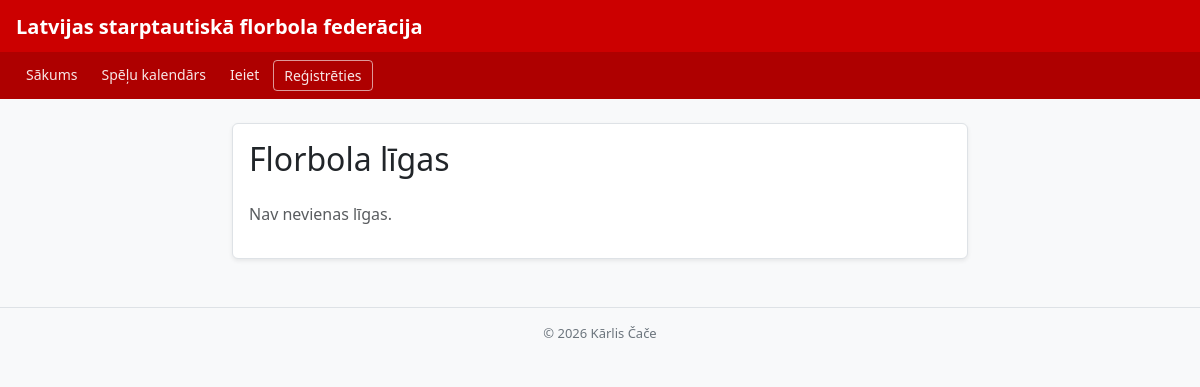
Before: / with the older database file.
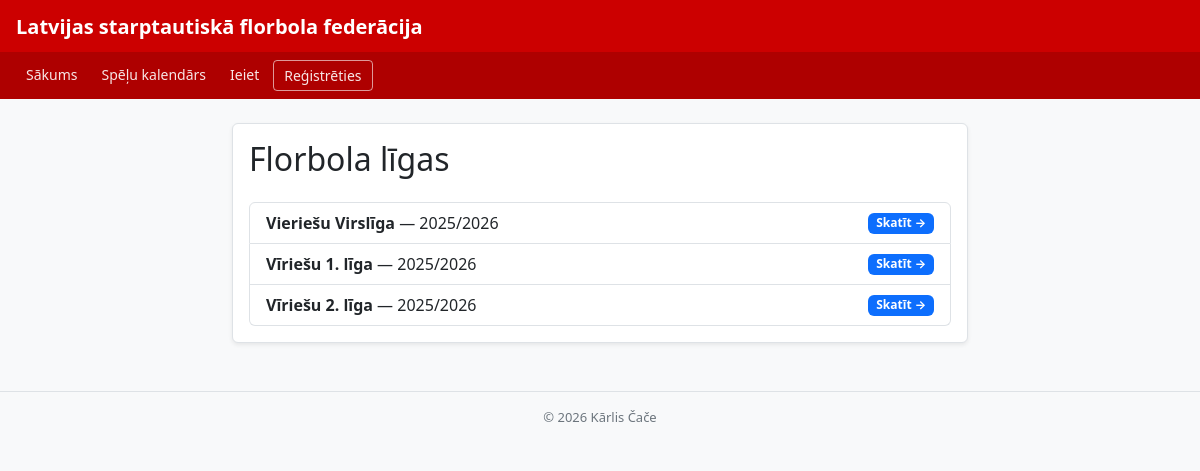
After: the same page with the newer database file.
### tables this page shows
CREATE TABLE ligas (
            id        INTEGER PRIMARY KEY AUTOINCREMENT,
            nosaukums TEXT NOT NULL,
            sezona    TEXT NOT NULL
        );

### app.py (the view)
@app.route("/")
def sakums():
  conn = get_db()
  ligas = conn.execute("SELECT * FROM ligas").fetchall()
  conn.close()
  return render_template("index.html", ligas=ligas)

### app.py (called while the page is built)
def get_db():
    conn = sqlite3.connect(fails, check_same_thread=False)
    conn.execute("PRAGMA foreign_keys = ON")
    conn.row_factory = sqlite3.Row
    return conn

### templates/index.html
{% extends "pamats.html" %}
{% block content %}
<div class="row justify-content-center mt-4">
    <div class="col-md-8">
        <div class="card shadow-sm">
            <div class="card-body">
                <h2 class="mb-4">Florbola līgas</h2>
                {% if ligas %}
                    <div class="list-group">
                        {% for liga in ligas %}
                            <a href="/tabula/{{ liga.id }}"
                               class="list-group-item list-group-item-action d-flex justify-content-between align-items-center">
                                <span><strong>{{ liga.nosaukums }}</strong> &mdash; {{ liga.sezona }}</span>
                                <span class="badge bg-primary">Skatīt &rarr;</span>
                            </a>
                        {% endfor %}
                    </div>
                {% else %}
                    <p class="text-muted">Nav nevienas līgas.</p>
                {% endif %}
            </div>
        </div>
    </div>
</div>
{% endblock %}

### templates/pamats.html (shortened to what this page needs)
<!DOCTYPE html>
<head>
    <link href="https://cdn.jsdelivr.net/npm/bootstrap@5.3.0/dist/css/bootstrap.min.css" rel="stylesheet">
    </head>
<body>
<div class="galvene">
    <div class="galvene-virsraksts">Latvijas starptautiskā florbola federācija</div>
    <div class="nav-josla">
        <a href="/">Sākums</a>
        <a href="/speles">Spēļu kalendārs</a>
        {% if session.get('lietotajs') %}
            {% if session.get('liga_id') %}
                <a href="/tabula/{{ session.get('liga_id') }}">Mana līga</a>
            {% endif %}
            {% if session.get('loma') == 'tiesnesis' %}
                <a href="/piev_speli">Pievienot spēli</a>
            {% endif %}
            <span class="nav-lietotajs">👤 {{ session['vards'] }}</span>
            <a href="/atslegties" class="nav-btn">Iziet</a>
        {% else %}
            <a href="/pieteikties">Ieiet</a>
            <a href="/registreties" class="nav-btn">Reģistrēties</a>
        {% endif %}
    </div>
</div>
<div class="container mt-4">
    {% block content %}{% endblock %}
</div>
<footer class="text-center mt-5 py-3 border-top">
    &copy; 2026 Kārlis Čače
</footer>
</body>
</html>

### templates/pamats.html (style rules this page uses)
body { background: #f8f9fa; }
.galvene { background: #cc0000; padding: 12px 0 0 0; }
.galvene-virsraksts { color: white; font-size: 20px; font-weight: 700; padding: 0 1rem 10px 1rem; }
.nav-josla { display: flex; flex-wrap: wrap; gap: 4px; padding: 8px 1rem; background: rgba(0,0,0,0.15); }
.nav-josla a { color: rgba(255,255,255,0.9); text-decoration: none; font-size: 14px; padding: 4px 10px; border-radius: 4px; transition: background .15s; }
.nav-josla .nav-btn { border: 1px solid rgba(255,255,255,0.6); }
.card { border: 1px solid #dee2e6; border-radius: 6px; }
footer { color: #6c757d; font-size: 13px; }

Changed rows visible on the page:
added ligas: nosaukums "Vieriešu Virslīga", sezona "2025/2026"
added ligas: nosaukums "Vīriešu 1. līga", sezona "2025/2026"
added ligas: nosaukums "Vīriešu 2. līga", sezona "2025/2026"
Other visible differences:
text no longer shown: "Nav nevienas līgas."
